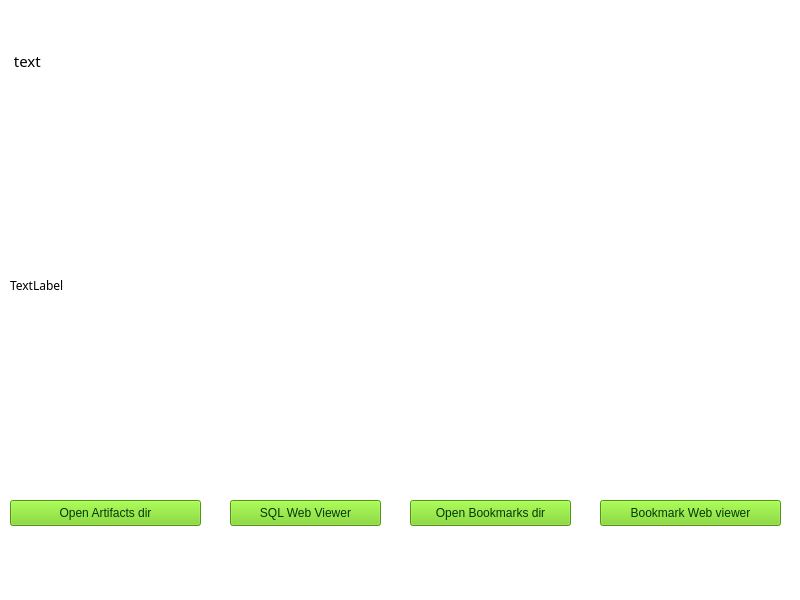
<?xml version="1.0" encoding="UTF-8"?>
<ui version="4.0">
 <class>ManageWindow</class>
 <widget class="QMainWindow" name="ManageWindow">
  <property name="geometry">
   <rect>
    <x>0</x>
    <y>0</y>
    <width>800</width>
    <height>600</height>
   </rect>
  </property>
  <property name="minimumSize">
   <size>
    <width>800</width>
    <height>600</height>
   </size>
  </property>
  <property name="maximumSize">
   <size>
    <width>800</width>
    <height>600</height>
   </size>
  </property>
  <property name="font">
   <font>
    <weight>75</weight>
    <bold>true</bold>
   </font>
  </property>
  <property name="windowTitle">
   <string>Files Forensic Management</string>
  </property>
  <property name="windowIcon">
   <iconset>
    <normaloff>../img/Logo.png</normaloff>../img/Logo.png</iconset>
  </property>
  <property name="styleSheet">
   <string notr="true">background-color: rgb(255, 255, 255);</string>
  </property>
  <widget class="QWidget" name="centralwidget">
   <widget class="QPushButton" name="artifacts_dir">
    <property name="geometry">
     <rect>
      <x>10</x>
      <y>500</y>
      <width>191</width>
      <height>26</height>
     </rect>
    </property>
    <property name="styleSheet">
     <string notr="true">background-color: rgb(115, 210, 22);
border-color: rgb(78, 154, 6);
color: rgb(3, 57, 5);</string>
    </property>
    <property name="text">
     <string>Open Artifacts dir</string>
    </property>
   </widget>
   <widget class="QPushButton" name="open_sql_viewer">
    <property name="geometry">
     <rect>
      <x>230</x>
      <y>500</y>
      <width>151</width>
      <height>26</height>
     </rect>
    </property>
    <property name="styleSheet">
     <string notr="true">background-color: rgb(115, 210, 22);
border-color: rgb(78, 154, 6);
color: rgb(3, 57, 5);</string>
    </property>
    <property name="text">
     <string>SQL Web Viewer</string>
    </property>
   </widget>
   <widget class="QPushButton" name="bookmarks_dir">
    <property name="geometry">
     <rect>
      <x>410</x>
      <y>500</y>
      <width>161</width>
      <height>26</height>
     </rect>
    </property>
    <property name="styleSheet">
     <string notr="true">background-color: rgb(115, 210, 22);
border-color: rgb(78, 154, 6);
color: rgb(3, 57, 5);</string>
    </property>
    <property name="text">
     <string>Open Bookmarks dir</string>
    </property>
   </widget>
   <widget class="QPushButton" name="bookmarks_viewer">
    <property name="geometry">
     <rect>
      <x>600</x>
      <y>500</y>
      <width>181</width>
      <height>26</height>
     </rect>
    </property>
    <property name="styleSheet">
     <string notr="true">background-color: rgb(115, 210, 22);
border-color: rgb(78, 154, 6);
color: rgb(3, 57, 5);</string>
    </property>
    <property name="text">
     <string>Bookmark Web viewer</string>
    </property>
   </widget>
   <widget class="QLabel" name="artifacts_label">
    <property name="geometry">
     <rect>
      <x>10</x>
      <y>100</y>
      <width>761</width>
      <height>371</height>
     </rect>
    </property>
    <property name="font">
     <font>
      <family>Ubuntu Mono</family>
     </font>
    </property>
    <property name="text">
     <string>TextLabel</string>
    </property>
   </widget>
   <widget class="QLabel" name="intro_label">
    <property name="geometry">
     <rect>
      <x>10</x>
      <y>20</y>
      <width>761</width>
      <height>81</height>
     </rect>
    </property>
    <property name="font">
     <font>
      <family>Ubuntu Mono</family>
      <pointsize>11</pointsize>
      <weight>50</weight>
      <bold>false</bold>
     </font>
    </property>
    <property name="text">
     <string> text</string>
    </property>
   </widget>
  </widget>
  <widget class="QMenuBar" name="menubar">
   <property name="geometry">
    <rect>
     <x>0</x>
     <y>0</y>
     <width>800</width>
     <height>23</height>
    </rect>
   </property>
  </widget>
 </widget>
 <resources/>
 <connections/>
</ui>
